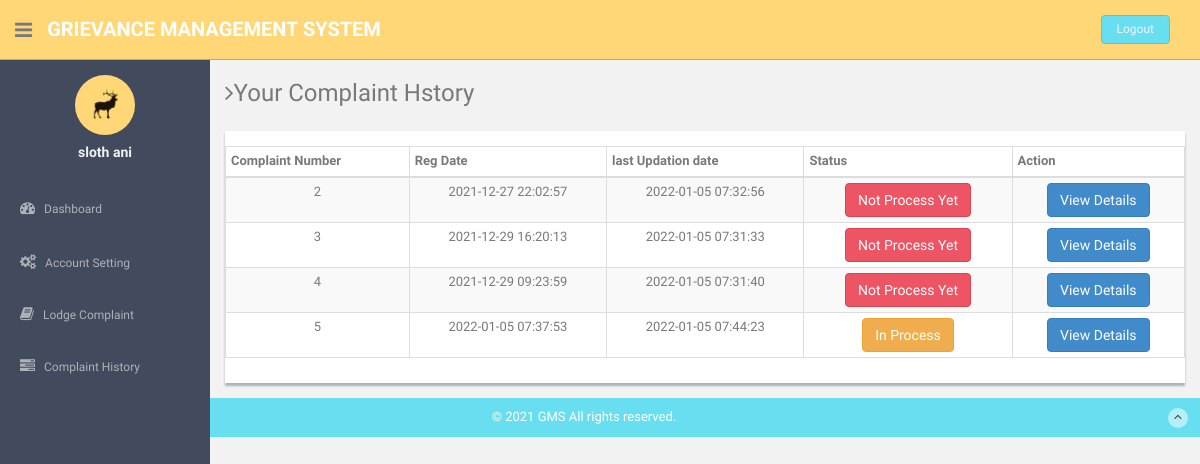
/users/complaint-history.php (signed in), run on the app's committed database.
### tables this page shows
CREATE TABLE `users` (
  `id` int(11) NOT NULL,
  `fullName` varchar(255) DEFAULT NULL,
  `userEmail` varchar(255) DEFAULT NULL,
  `password` varchar(255) DEFAULT NULL,
  `PRN` int(50) DEFAULT NULL,
  `address` tinytext DEFAULT NULL,
  `Department` varchar(255) DEFAULT NULL,
  `userImage` varchar(255) DEFAULT NULL,
  `regDate` timestamp NOT NULL DEFAULT current_timestamp(),
  `updationDate` timestamp NOT NULL DEFAULT '0000-00-00 00:00:00' ON UPDATE current_timestamp(),
  `status` int(1) NOT NULL
);

CREATE TABLE `tblcomplaints` (
  `complaintNumber` int(11) NOT NULL,
  `userId` int(11) NOT NULL,
  `category` int(11) NOT NULL,
  `subcategory` varchar(255) NOT NULL,
  `complaintType` varchar(255) NOT NULL,
  `Department` varchar(255) NOT NULL,
  `noc` varchar(255) NOT NULL,
  `complaintDetails` mediumtext NOT NULL,
  `complaintFile` varchar(255) DEFAULT NULL,
  `adminId` int(11) NOT NULL,
  `regDate` timestamp NOT NULL DEFAULT current_timestamp(),
  `status` varchar(50) DEFAULT NULL,
  `lastUpdationDate` timestamp NOT NULL DEFAULT '0000-00-00 00:00:00' ON UPDATE current_timestamp()
);

### users/complaint-history.php (the view, shortened to what this page needs)
<?php
include('includes/config.php');
if(strlen($_SESSION['login'])==0)
  {
header('location:index.php');
}
else{
?>
<!DOCTYPE html>
<html lang="en">
  <head>
    <link href="assets/css/bootstrap.css" rel="stylesheet">
    <link href="assets/font-awesome/css/font-awesome.css" rel="stylesheet" />
    <link href="assets/css/style.css" rel="stylesheet">
    <link href="assets/css/style-responsive.css" rel="stylesheet">
    <link href="assets/css/table-responsive.css" rel="stylesheet">
  </head>
  <body>
  <section id="container" >
<?php include("includes/header.php");?>
<?php include("includes/sidebar.php");?>
      <section id="main-content">
          <section class="wrapper">
          	<h3><i class="fa fa-angle-right"></i>Your Complaint Hstory</h3>
		  		<div class="row mt">
			  		<div class="col-lg-12">
                      <div class="content-panel">
                          <section id="unseen">
                            <table class="table table-bordered table-striped table-condensed">
                              <thead>
                              <tr>
                                  <th>Complaint Number</th>
                                  <th>Reg Date</th>
                                  <th>last Updation date</th>
                                  <th >Status</th>
                                  <th>Action</th>
                              </tr>
                              </thead>
                              <tbody>
  <?php $query=mysqli_query($bd, "select * from tblcomplaints where userId='".$_SESSION['id']."'");
while($row=mysqli_fetch_array($query))
{
  ?>
                              <tr>
                                  <td align="center"><?php echo htmlentities($row['complaintNumber']);?></td>
                                  <td align="center"><?php echo htmlentities($row['regDate']);?></td>
                                 <td align="center"><?php echo  htmlentities($row['lastUpdationDate']);
                                 ?></td>
                                  <td align="center"><?php
                                    $status=$row['status'];
                                    if($status=="" or $status=="NULL")
                                    { ?>
                                      <button type="button" class="btn btn-theme04">Not Process Yet</button>
                                   <?php }
 if($status=="in process"){ ?>
<button type="button" class="btn btn-warning">In Process</button>
<?php }
?>
                                   <td align="center">
                                   <a href="complaint-details.php?cid=<?php echo htmlentities($row['complaintNumber']);?>">
<button type="button" class="btn btn-primary">View Details</button></a>
                                   </td>
                                </tr>
                              <?php } ?>
                              </tbody>
                          </table>
                          </section>
                  </div>
               </div>
		  	</div>
		</section><! --/wrapper -->
      </section>
<?php include("includes/footer.php");?>
  </section>
  </body>
</html>
<?php } ?>

### users/includes/header.php
<header class="header black-bg">
             <div class="sidebar-toggle-box">
                 <div class="fa fa-bars tooltips" data-placement="right" data-original-title="Toggle Navigation"></div>
             </div>
           <a href="index.html" class="logo"><b>Grievance Management System</b></a>
           <div class="top-menu">
           	<ul class="nav pull-right top-menu">
                   <li><a class="logout" href="logout.php">Logout</a></li>
           	</ul>
           </div>
       </header>

### users/includes/sidebar.php (shortened to what this page needs)
<aside>
          <div id="sidebar"  class="nav-collapse ">
              <ul class="sidebar-menu" id="nav-accordion">
              	  <p class="centered"><a href="profile.html"><img src="assets/img/ui-sam.jpg" class="img-circle" width="60"></a></p>
                   <?php $query=mysqli_query($bd, "select fullName from users where userEmail='".$_SESSION['login']."'");
 while($row=mysqli_fetch_array($query))
 {
 ?>
              	  <h5 class="centered"><?php echo htmlentities($row['fullName']);?></h5>
                  <?php } ?>
                  <li class="mt">
                      <a href="dashboard.php">
                          <i class="fa fa-dashboard"></i>
                          <span>Dashboard</span>
                      </a>
                  </li>
                  <li class="sub-menu">
                      <a href="javascript:;" >
                          <i class="fa fa-cogs"></i>
                          <span>Account Setting</span>
                      </a>
                  </li>
                  <li class="sub-menu">
                      <a href="register-complaint.php" >
                          <i class="fa fa-book"></i>
                          <span>Lodge Complaint</span>
                      </a>
                    </li>
                  <li class="sub-menu">
                      <a href="complaint-history.php" >
                          <i class="fa fa-tasks"></i>
                          <span>Complaint History</span>
                      </a>
                  </li>
              </ul>
          </div>
      </aside>

### users/includes/footer.php
<footer class="site-footer">
         <div class="text-center">
             &copy; 2021 GMS All rights reserved.
             <a href="#" class="go-top">
                 <i class="fa fa-angle-up"></i>
             </a>
         </div>
     </footer>

### users/assets/css/style.css (style rules this page uses)
body { color: #797979; background: #f2f2f2; font-family: 'Ruda', sans-serif; padding: 0px !important; margin: 0px !important; font-size:13px; }
ul li { list-style: none; }
a, a:hover, a:focus { text-decoration: none; outline: none; }
#container { width: 100%; height: 100%; }
.btn-theme04 { color: #fff; background-color: #ed5565; border-color: #da4453; }
.centered { text-align: center; }
.mt { margin-top: 25px; }
ul.top-menu > li > .logout { color: #f2f2f2; font-size: 12px; border-radius: 4px; -webkit-border-radius: 4px; border: 1px solid #64c3c2 !important; padding: 5px 15px; margin-right: 15px; background: #68dff0; margin-top: 15px; }
#sidebar { width: 210px; height: 100%; position: fixed; background: #424a5d; }
#sidebar h5 { color: #f2f2f2; font-weight: 700; }
#sidebar ul li { position: relative; }
ul.sidebar-menu , ul.sidebar-menu li ul.sub { margin: -2px 0 0; padding: 0; }
ul.sidebar-menu { margin-top: 75px; }
ul.sidebar-menu li { margin-bottom: 5px; margin-left:10px; margin-right:10px; }
ul.sidebar-menu li.sub-menu { line-height: 15px; }
ul.sidebar-menu li a span { display: inline-block; }
ul.sidebar-menu li a { color: #aeb2b7; text-decoration: none; display: block; padding: 15px 0 15px 10px; font-size: 12px; outline: none; -webkit-transition: all 0.3s ease; -moz-transition: all 0.3s ease; -o-transition: all 0.3s ease; -ms-transition: all 0.3s ease; transition: all 0.3s ease; }
ul.sidebar-menu li a i { font-size: 15px; padding-right: 6px; }
#main-content { margin-left: 210px; }
.header, .footer { min-height: 60px; padding: 0 15px; }
.header { position: fixed; left: 0; right: 0; z-index: 1002; }
.black-bg { background: #ffd777; border-bottom: 1px solid #c9aa5f; }
.wrapper { display: inline-block; margin-top: 60px; padding-left: 15px; padding-right: 15px; padding-bottom: 15px; padding-top: 0px; width: 100%; }
a.logo { font-size: 20px; color: #ffffff; float: left; margin-top: 15px; text-transform: uppercase; }
a.logo b { font-weight: 900; }
#top_menu .nav > li, ul.top-menu > li { float: left; }
ul.top-menu > li > a { color: #666666; font-size: 16px; border-radius: 4px; -webkit-border-radius: 4px; border:1px solid #666666 !important; padding: 2px 6px; margin-right: 15px; }
.sidebar-toggle-box { float: left; padding-right: 15px; margin-top: 20px; }
.sidebar-toggle-box .fa-bars { cursor: pointer; display: inline-block; font-size: 20px; }
.content-panel { background: #ffffff; box-shadow: 0px 3px 2px #aab2bd; padding-top: 15px; padding-bottom: 5px; }
.site-footer { background: #68dff0; color: #fff; padding: 10px 0; }
.go-top { margin-right: 1%; float: right; background: rgba(255,255,255,.5); width: 20px; height: 20px; border-radius: 50%; -webkit-border-radius: 50%; }
.go-top i { color: #2A3542; }

### data on the page
users: fullName "sloth ani"
tblcomplaints: complaintNumber "2", regDate "2021-12-27 22:02:57", lastUpdationDate "2022-01-05 07:32:56", shows "Not Process Yet"
tblcomplaints: complaintNumber "3", regDate "2021-12-29 16:20:13", lastUpdationDate "2022-01-05 07:31:33", shows "Not Process Yet"
tblcomplaints: complaintNumber "4", regDate "2021-12-29 09:23:59", lastUpdationDate "2022-01-05 07:31:40", shows "Not Process Yet"
tblcomplaints: complaintNumber "5", regDate "2022-01-05 07:37:53", lastUpdationDate "2022-01-05 07:44:23", status "In Process"
